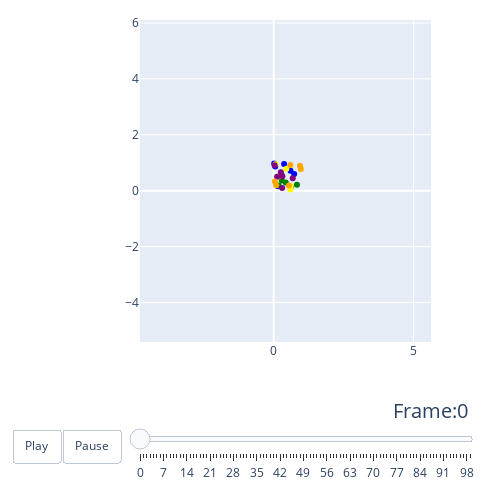

The notebook cell this image was saved under:
### Code cell
color_list = labels2colors(groundtruth_labels)

fig = create_trace_plot(neuron_group.log[::10000], colors = color_list)
fig.show()

### Figure 1 — Plotly figure (JSON) as saved in the notebook; plotly's stock layout.template omitted (floating-point values rounded to 4 significant figures)
{"data": [{"marker": {"color": ["blue", "blue", "blue", "blue", "blue", "blue", "green", "green", "green", "green", "green", "green", "yellow", "yellow", "yellow", "yellow", "yellow", "yellow", "purple", "purple", "purple", "purple", "purple", "purple", "orange", "orange", "orange", "orange", "orange", "orange"]}, "mode": "markers", "type": "scatter", "x": [0.3744, 0.7325, 0.1555, 0.05754, 0.6014, 0.01998, 0.8332, 0.1815, 0.304, 0.432, 0.6123, 0.2919, 0.4561, 0.1991, 0.5927, 0.608, 0.06461, 0.9663, 0.3046, 0.6829, 0.1228, 0.03519, 0.2586, 0.3116, 0.5469, 0.9703, 0.9401, 0.5982, 0.0878, 0.04446], "y": [0.9514, 0.5987, 0.1553, 0.8666, 0.7084, 0.9705, 0.212, 0.1829, 0.5249, 0.2909, 0.1388, 0.3661, 0.7856, 0.5143, 0.0456, 0.1701, 0.9495, 0.8087, 0.09908, 0.4403, 0.4955, 0.908, 0.6619, 0.5202, 0.1844, 0.7753, 0.8954, 0.9225, 0.1955, 0.3251]}], "layout": {"height": 500, "margin": {"b": 20, "l": 20, "r": 20, "t": 20}, "sliders": [{"currentvalue": {"font": {"size": 20}, "prefix": "Frame:", "visible": true, "xanchor": "right"}, "len": 0.9, "pad": {"b": 10, "t": 50}, "steps": [{"args": [[0], {"frame": {"duration": 300, "redraw": true}, "mode": "immediate", "transition": {"duration": 300}}], "label": "0", "method": "animate"}, {"args": [[1], {"frame": {"duration": 300, "redraw": true}, "mode": "immediate", "transition": {"duration": 300}}], "label": "1", "method": "animate"}, {"args": [[2], {"frame": {"duration": 300, "redraw": true}, "mode": "immediate", "transition": {"duration": 300}}], "label": "2", "method": "animate"}, {"args": [[3], {"frame": {"duration": 300, "redraw": true}, "mode": "immediate", "transition": {"duration": 300}}], "label": "3", "method": "animate"}, {"args": [[4], {"frame": {"duration": 300, "redraw": true}, "mode": "immediate", "transition": {"duration": 300}}], "label": "4", "method": "animate"}, {"args": [[5], {"frame": {"duration": 300, "redraw": true}, "mode": "immediate", "transition": {"duration": 300}}], "label": "5", "method": "animate"}, {"args": [[6], {"frame": {"duration": 300, "redraw": true}, "mode": "immediate", "transition": {"duration": 300}}], "label": "6", "method": "animate"}, {"args": [[7], {"frame": {"duration": 300, "redraw": true}, "mode": "immediate", "transition": {"duration": 300}}], "label": "7", "method": "animate"}, {"args": [[8], {"frame": {"duration": 300, "redraw": true}, "mode": "immediate", "transition": {"duration": 300}}], "label": "8", "method": "animate"}, {"args": [[9], {"frame": {"duration": 300, "redraw": true}, "mode": "immediate", "transition": {"duration": 300}}], "label": "9", "method": "animate"}, {"args": [[10], {"frame": {"duration": 300, "redraw": true}, "mode": "immediate", "transition": {"duration": 300}}], "label": "10", "method": "animate"}, {"args": [[11], {"frame": {"duration": 300, "redraw": true}, "mode": "immediate", "transition": {"duration": 300}}], "label": "11", "method": "animate"}, {"args": [[12], {"frame": {"duration": 300, "redraw": true}, "mode": "immediate", "transition": {"duration": 300}}], "label": "12", "method": "animate"}, {"args": [[13], {"frame": {"duration": 300, "redraw": true}, "mode": "immediate", "transition": {"duration": 300}}], "label": "13", "method": "animate"}, {"args": [[14], {"frame": {"duration": 300, "redraw": true}, "mode": "immediate", "transition": {"duration": 300}}], "label": "14", "method": "animate"}, {"args": [[15], {"frame": {"duration": 300, "redraw": true}, "mode": "immediate", "transition": {"duration": 300}}], "label": "15", "method": "animate"}, {"args": [[16], {"frame": {"duration": 300, "redraw": true}, "mode": "immediate", "transition": {"duration": 300}}], "label": "16", "method": "animate"}, {"args": [[17], {"frame": {"duration": 300, "redraw": true}, "mode": "immediate", "transition": {"duration": 300}}], "label": "17", "method": "animate"}, {"args": [[18], {"frame": {"duration": 300, "redraw": true}, "mode": "immediate", "transition": {"duration": 300}}], "label": "18", "method": "animate"}, {"args": [[19], {"frame": {"duration": 300, "redraw": true}, "mode": "immediate", "transition": {"duration": 300}}], "label": "19", "method": "animate"}, {"args": [[20], {"frame": {"duration": 300, "redraw": true}, "mode": "immediate", "transition": {"duration": 300}}], "label": "20", "method": "animate"}, {"args": [[21], {"frame": {"duration": 300, "redraw": true}, "mode": "immediate", "transition": {"duration": 300}}], "label": "21", "method": "animate"}, {"args": [[22], {"frame": {"duration": 300, "redraw": true}, "mode": "immediate", "transition": {"duration": 300}}], "label": "22", "method": "animate"}, {"args": [[23], {"frame": {"duration": 300, "redraw": true}, "mode": "immediate", "transition": {"duration": 300}}], "label": "23", "method": "animate"}, {"args": [[24], {"frame": {"duration": 300, "redraw": true}, "mode": "immediate", "transition": {"duration": 300}}], "label": "24", "method": "animate"}, {"args": [[25], {"frame": {"duration": 300, "redraw": true}, "mode": "immediate", "transition": {"duration": 300}}], "label": "25", "method": "animate"}, {"args": [[26], {"frame": {"duration": 300, "redraw": true}, "mode": "immediate", "transition": {"duration": 300}}], "label": "26", "method": "animate"}, {"args": [[27], {"frame": {"duration": 300, "redraw": true}, "mode": "immediate", "transition": {"duration": 300}}], "label": "27", "method": "animate"}, {"args": [[28], {"frame": {"duration": 300, "redraw": true}, "mode": "immediate", "transition": {"duration": 300}}], "label": "28", "method": "animate"}, {"args": [[29], {"frame": {"duration": 300, "redraw": true}, "mode": "immediate", "transition": {"duration": 300}}], "label": "29", "method": "animate"}, {"args": [[30], {"frame": {"duration": 300, "redraw": true}, "mode": "immediate", "transition": {"duration": 300}}], "label": "30", "method": "animate"}, {"args": [[31], {"frame": {"duration": 300, "redraw": true}, "mode": "immediate", "transition": {"duration": 300}}], "label": "31", "method": "animate"}, {"args": [[32], {"frame": {"duration": 300, "redraw": true}, "mode": "immediate", "transition": {"duration": 300}}], "label": "32", "method": "animate"}, {"args": [[33], {"frame": {"duration": 300, "redraw": true}, "mode": "immediate", "transition": {"duration": 300}}], "label": "33", "method": "animate"}, {"args": [[34], {"frame": {"duration": 300, "redraw": true}, "mode": "immediate", "transition": {"duration": 300}}], "label": "34", "method": "animate"}, {"args": [[35], {"frame": {"duration": 300, "redraw": true}, "mode": "immediate", "transition": {"duration": 300}}], "label": "35", "method": "animate"}, {"args": [[36], {"frame": {"duration": 300, "redraw": true}, "mode": "immediate", "transition": {"duration": 300}}], "label": "36", "method": "animate"}, {"args": [[37], {"frame": {"duration": 300, "redraw": true}, "mode": "immediate", "transition": {"duration": 300}}], "label": "37", "method": "animate"}, {"args": [[38], {"frame": {"duration": 300, "redraw": true}, "mode": "immediate", "transition": {"duration": 300}}], "label": "38", "method": "animate"}, {"args": [[39], {"frame": {"duration": 300, "redraw": true}, "mode": "immediate", "transition": {"duration": 300}}], "label": "39", "method": "animate"}, {"args": [[40], {"frame": {"duration": 300, "redraw": true}, "mode": "immediate", "transition": {"duration": 300}}], "label": "40", "method": "animate"}, {"args": [[41], {"frame": {"duration": 300, "redraw": true}, "mode": "immediate", "transition": {"duration": 300}}], "label": "41", "method": "animate"}, {"args": [[42], {"frame": {"duration": 300, "redraw": true}, "mode": "immediate", "transition": {"duration": 300}}], "label": "42", "method": "animate"}, {"args": [[43], {"frame": {"duration": 300, "redraw": true}, "mode": "immediate", "transition": {"duration": 300}}], "label": "43", "method": "animate"}, {"args": [[44], {"frame": {"duration": 300, "redraw": true}, "mode": "immediate", "transition": {"duration": 300}}], "label": "44", "method": "animate"}, {"args": [[45], {"frame": {"duration": 300, "redraw": true}, "mode": "immediate", "transition": {"duration": 300}}], "label": "45", "method": "animate"}, {"args": [[46], {"frame": {"duration": 300, "redraw": true}, "mode": "immediate", "transition": {"duration": 300}}], "label": "46", "method": "animate"}, {"args": [[47], {"frame": {"duration": 300, "redraw": true}, "mode": "immediate", "transition": {"duration": 300}}], "label": "47", "method": "animate"}, {"args": [[48], {"frame": {"duration": 300, "redraw": true}, "mode": "immediate", "transition": {"duration": 300}}], "label": "48", "method": "animate"}, {"args": [[49], {"frame": {"duration": 300, "redraw": true}, "mode": "immediate", "transition": {"duration": 300}}], "label": "49", "method": "animate"}, {"args": [[50], {"frame": {"duration": 300, "redraw": true}, "mode": "immediate", "transition": {"duration": 300}}], "label": "50", "method": "animate"}, {"args": [[51], {"frame": {"duration": 300, "redraw": true}, "mode": "immediate", "transition": {"duration": 300}}], "label": "51", "method": "animate"}, {"args": [[52], {"frame": {"duration": 300, "redraw": true}, "mode": "immediate", "transition": {"duration": 300}}], "label": "52", "method": "animate"}, {"args": [[53], {"frame": {"duration": 300, "redraw": true}, "mode": "immediate", "transition": {"duration": 300}}], "label": "53", "method": "animate"}, {"args": [[54], {"frame": {"duration": 300, "redraw": true}, "mode": "immediate", "transition": {"duration": 300}}], "label": "54", "method": "animate"}, {"args": [[55], {"frame": {"duration": 300, "redraw": true}, "mode": "immediate", "transition": {"duration": 300}}], "label": "55", "method": "animate"}, {"args": [[56], {"frame": {"duration": 300, "redraw": true}, "mode": "immediate", "transition": {"duration": 300}}], "label": "56", "method": "animate"}, {"args": [[57], {"frame": {"duration": 300, "redraw": true}, "mode": "immediate", "transition": {"duration": 300}}], "label": "57", "method": "animate"}, {"args": [[58], {"frame": {"duration": 300, "redraw": true}, "mode": "immediate", "transition": {"duration": 300}}], "label": "58", "method": "animate"}, {"args": [[59], {"frame": {"duration": 300, "redraw": true}, "mode": "immediate", "transition": {"duration": 300}}], "label": "59", "method": "animate"}, {"args": [[60], {"frame": {"duration": 300, "redraw": true}, "mode": "immediate", "transition": {"duration": 300}}], "label": "60", "method": "animate"}, {"args": [[61], {"frame": {"duration": 300, "redraw": true}, "mode": "immediate", "transition": {"duration": 300}}], "label": "61", "method": "animate"}, {"args": [[62], {"frame": {"duration": 300, "redraw": true}, "mode": "immediate", "transition": {"duration": 300}}], "label": "62", "method": "animate"}, {"args": [[63], {"frame": {"duration": 300, "redraw": true}, "mode": "immediate", "transition": {"duration": 300}}], "label": "63", "method": "animate"}, {"args": [[64], {"frame": {"duration": 300, "redraw": true}, "mode": "immediate", "transition": {"duration": 300}}], "label": "64", "method": "animate"}, {"args": [[65], {"frame": {"duration": 300, "redraw": true}, "mode": "immediate", "transition": {"duration": 300}}], "label": "65", "method": "animate"}, {"args": [[66], {"frame": {"duration": 300, "redraw": true}, "mode": "immediate", "transition": {"duration": 300}}], "label": "66", "method": "animate"}, {"args": [[67], {"frame": {"duration": 300, "redraw": true}, "mode": "immediate", "transition": {"duration": 300}}], "label": "67", "method": "animate"}, {"args": [[68], {"frame": {"duration": 300, "redraw": true}, "mode": "immediate", "transition": {"duration": 300}}], "label": "68", "method": "animate"}, {"args": [[69], {"frame": {"duration": 300, "redraw": true}, "mode": "immediate", "transition": {"duration": 300}}], "label": "69", "method": "animate"}, {"args": [[70], {"frame": {"duration": 300, "redraw": true}, "mode": "immediate", "transition": {"duration": 300}}], "label": "70", "method": "animate"}, {"args": [[71], {"frame": {"duration": 300, "redraw": true}, "mode": "immediate", "transition": {"duration": 300}}], "label": "71", "method": "animate"}, {"args": [[72], {"frame": {"duration": 300, "redraw": true}, "mode": "immediate", "transition": {"duration": 300}}], "label": "72", "method": "animate"}, {"args": [[73], {"frame": {"duration": 300, "redraw": true}, "mode": "immediate", "transition": {"duration": 300}}], "label": "73", "method": "animate"}, {"args": [[74], {"frame": {"duration": 300, "redraw": true}, "mode": "immediate", "transition": {"duration": 300}}], "label": "74", "method": "animate"}, {"args": [[75], {"frame": {"duration": 300, "redraw": true}, "mode": "immediate", "transition": {"duration": 300}}], "label": "75", "method": "animate"}, {"args": [[76], {"frame": {"duration": 300, "redraw": true}, "mode": "immediate", "transition": {"duration": 300}}], "label": "76", "method": "animate"}, {"args": [[77], {"frame": {"duration": 300, "redraw": true}, "mode": "immediate", "transition": {"duration": 300}}], "label": "77", "method": "animate"}, {"args": [[78], {"frame": {"duration": 300, "redraw": true}, "mode": "immediate", "transition": {"duration": 300}}], "label": "78", "method": "animate"}, {"args": [[79], {"frame": {"duration": 300, "redraw": true}, "mode": "immediate", "transition": {"duration": 300}}], "label": "79", "method": "animate"}, {"args": [[80], {"frame": {"duration": 300, "redraw": true}, "mode": "immediate", "transition": {"duration": 300}}], "label": "80", "method": "animate"}, {"args": [[81], {"frame": {"duration": 300, "redraw": true}, "mode": "immediate", "transition": {"duration": 300}}], "label": "81", "method": "animate"}, {"args": [[82], {"frame": {"duration": 300, "redraw": true}, "mode": "immediate", "transition": {"duration": 300}}], "label": "82", "method": "animate"}, {"args": [[83], {"frame": {"duration": 300, "redraw": true}, "mode": "immediate", "transition": {"duration": 300}}], "label": "83", "method": "animate"}, {"args": [[84], {"frame": {"duration": 300, "redraw": true}, "mode": "immediate", "transition": {"duration": 300}}], "label": "84", "method": "animate"}, {"args": [[85], {"frame": {"duration": 300, "redraw": true}, "mode": "immediate", "transition": {"duration": 300}}], "label": "85", "method": "animate"}, {"args": [[86], {"frame": {"duration": 300, "redraw": true}, "mode": "immediate", "transition": {"duration": 300}}], "label": "86", "method": "animate"}, {"args": [[87], {"frame": {"duration": 300, "redraw": true}, "mode": "immediate", "transition": {"duration": 300}}], "label": "87", "method": "animate"}, {"args": [[88], {"frame": {"duration": 300, "redraw": true}, "mode": "immediate", "transition": {"duration": 300}}], "label": "88", "method": "animate"}, {"args": [[89], {"frame": {"duration": 300, "redraw": true}, "mode": "immediate", "transition": {"duration": 300}}], "label": "89", "method": "animate"}, {"args": [[90], {"frame": {"duration": 300, "redraw": true}, "mode": "immediate", "transition": {"duration": 300}}], "label": "90", "method": "animate"}, {"args": [[91], {"frame": {"duration": 300, "redraw": true}, "mode": "immediate", "transition": {"duration": 300}}], "label": "91", "method": "animate"}, {"args": [[92], {"frame": {"duration": 300, "redraw": true}, "mode": "immediate", "transition": {"duration": 300}}], "label": "92", "method": "animate"}, {"args": [[93], {"frame": {"duration": 300, "redraw": true}, "mode": "immediate", "transition": {"duration": 300}}], "label": "93", "method": "animate"}, {"args": [[94], {"frame": {"duration": 300, "redraw": true}, "mode": "immediate", "transition": {"duration": 300}}], "label": "94", "method": "animate"}, {"args": [[95], {"frame": {"duration": 300, "redraw": true}, "mode": "immediate", "transition": {"duration": 300}}], "label": "95", "method": "animate"}, {"args": [[96], {"frame": {"duration": 300, "redraw": true}, "mode": "immediate", "transition": {"duration": 300}}], "label": "96", "method": "animate"}, {"args": [[97], {"frame": {"duration": 300, "redraw": true}, "mode": "immediate", "transition": {"duration": 300}}], "label": "97", "method": "animate"}, {"args": [[98], {"frame": {"duration": 300, "redraw": true}, "mode": "immediate", "transition": {"duration": 300}}], "label": "98", "method": "animate"}, {"args": [[99], {"frame": {"duration": 300, "redraw": true}, "mode": "immediate", "transition": {"duration": 300}}], "label": "99", "method": "animate"}], "transition": {"duration": 300, "easing": "cubic-in-out"}, "x": 0.1, "xanchor": "left", "y": 0, "yanchor": "top"}], "updatemenus": [{"buttons": [{"args": [null, {"frame": {"duration": 800, "redraw": true}, "fromcurrent": true}], "label": "Play", "method": "animate"}, {"args": [[null], {"frame": {"duration": 0, "redraw": true}, "mode": "immediate", "transition": {"duration": 0}}], "label": "Pause", "method": "animate"}], "direction": "left", "pad": {"r": 10, "t": 87}, "showactive": false, "type": "buttons", "x": 0.1, "xanchor": "right", "y": 0, "yanchor": "top"}], "width": 500, "xaxis": {"anchor": "y", "constrain": "domain", "domain": [0, 1], "range": [-4.785, 5.632]}, "yaxis": {"anchor": "x", "constrain": "domain", "domain": [0, 1], "range": [-5.412, 6.104], "scaleanchor": "x", "scaleratio": 1}}}
